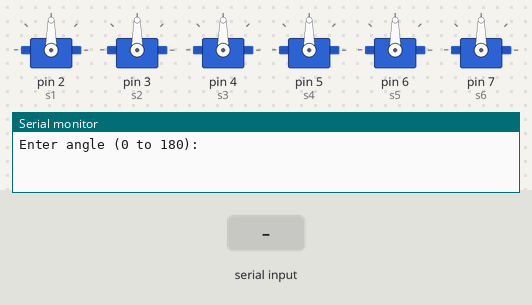
The sketch below on a simulated Arduino Uno, built with avr-gcc and run on an emulated ATmega328P. Shown: 6 × servo, the last lines printed to the serial monitor. The test bench sets the inputs (shaded band).

Above: at 1.2 s.
1.3 s: "90,45\n" received over Serial
At 1.6 s:
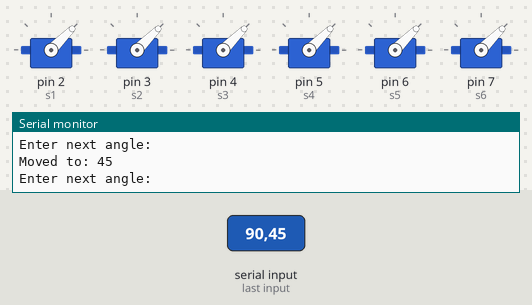
2.8 s: "30,150\n" received over Serial
At 3.9 s:
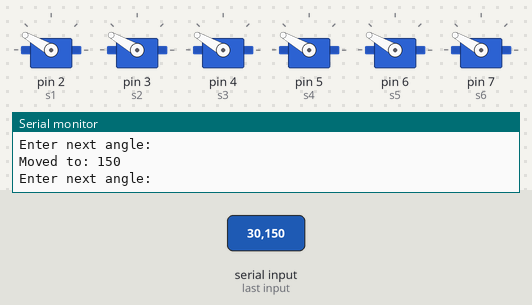
4.3 s: "5\n" received over Serial
At 4.9 s:
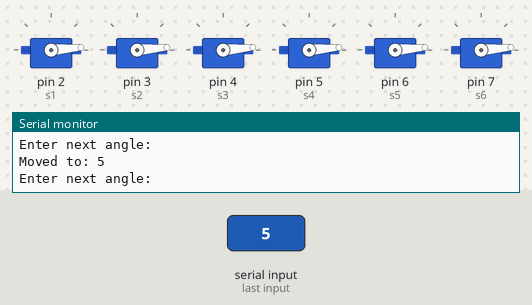
5.8 s: "200\n" received over Serial
At 6.1 s:
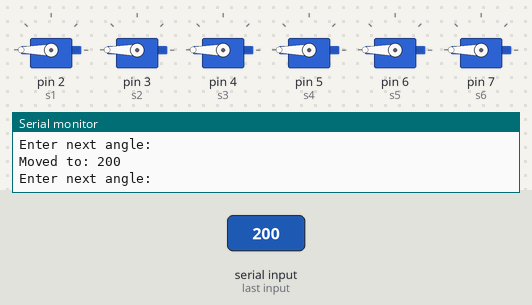
7.3 s: "90\n" received over Serial
At 8.4 s:
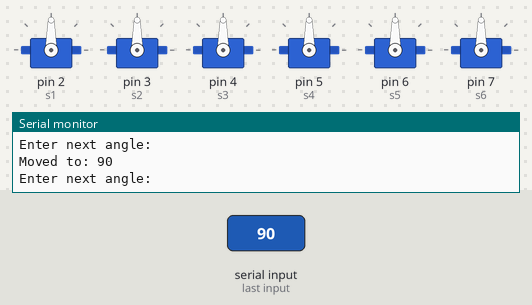
Timing chart, 0 to 9.8 s (numbered marks = the images above; inputs shaded):
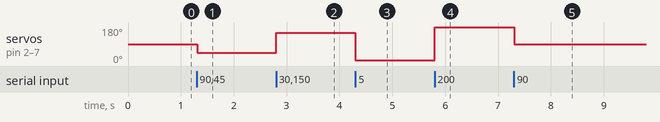

The sketch:

setTheAngle.ino
```cpp
#include <Servo.h>


Servo s1;
Servo s2;
Servo s3;
Servo s4;
Servo s5;
Servo s6;

int angle = 90;  // Default position at 90 degrees

void setup() {
  s1.attach(2);
  s2.attach(3);
  s3.attach(4);
  s4.attach(5);
  s5.attach(6);
  s6.attach(7);

  s1.write(angle);
  s2.write(angle);
  s3.write(angle);
  s4.write(angle);
  s5.write(angle);
  s6.write(angle);

  Serial.begin(9600);
  Serial.println("Enter angle (0 to 180):");
}

void loop() {
  if (Serial.available()) {
    int input = Serial.parseInt();  // Read integer from serial

    if (input >= 0 && input <= 360) {
      angle = input;
           // Update stored angle
        s1.write(angle);
        s2.write(angle);
        s3.write(angle);
        s4.write(angle);
        s5.write(angle);
        s6.write(angle);

      Serial.print("Moved to: ");
      Serial.println(angle);
    } else {
      Serial.println("Invalid angle! Must be between 0–180.");
    }

    // Clear Serial buffer
    while (Serial.available()) Serial.read();

    Serial.println("Enter next angle:");
  }
}
```

Measured:
- after the input at 1.3 s, servo on pin 2 (s1), servo on pin 3 (s2), servo on pin 4 (s3), servo on pin 5 (s4), servo on pin 6 (s5), servo on pin 7 (s6): 90° → 45° at once
- after the input at 2.8 s, servo on pin 2 (s1), servo on pin 3 (s2), servo on pin 4 (s3), servo on pin 5 (s4), servo on pin 6 (s5), servo on pin 7 (s6): 45° → 150° at once
- after the input at 4.3 s, servo on pin 2 (s1), servo on pin 3 (s2), servo on pin 4 (s3), servo on pin 5 (s4), servo on pin 6 (s5), servo on pin 7 (s6): 150° → 5° at once
- after the input at 5.8 s, servo on pin 2 (s1), servo on pin 3 (s2), servo on pin 4 (s3), servo on pin 5 (s4), servo on pin 6 (s5), servo on pin 7 (s6): 5° → 180° at once
- after the input at 7.3 s, servo on pin 2 (s1), servo on pin 3 (s2), servo on pin 4 (s3), servo on pin 5 (s4), servo on pin 6 (s5), servo on pin 7 (s6): 180° → 90° at once
